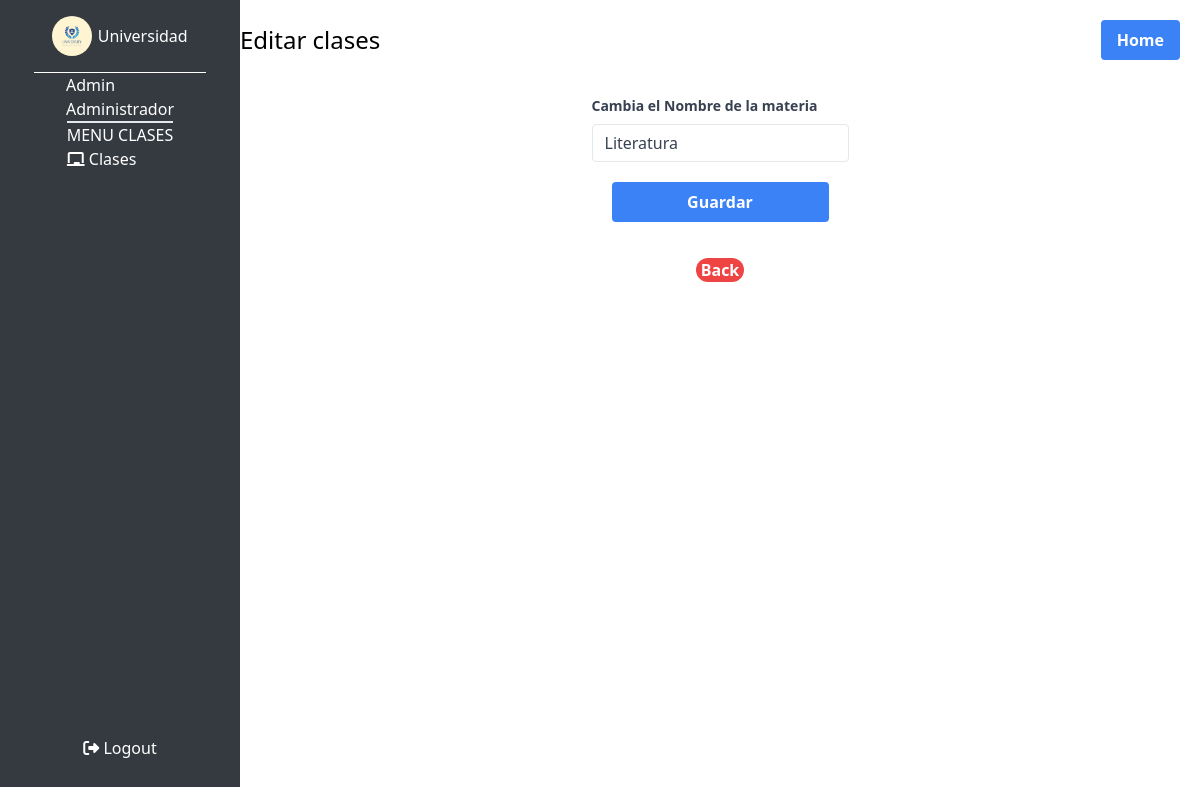
The app's page /views/admin/editar_clase.php?id=2 (signed in) with its own data.
### tables this page shows
CREATE TABLE `usuarios` (
  `usuario_id` int(11) NOT NULL AUTO_INCREMENT,
  `correo` varchar(250) DEFAULT NULL,
  `contrasena` varchar(250) NOT NULL,
  `usuario_nombre` varchar(150) DEFAULT NULL,
  `fecha_nacimientgo` date DEFAULT NULL,
  `direccion` varchar(250) DEFAULT NULL,
  `role_id` int(11) DEFAULT NULL,
  `usuario_dni` bigint(20) DEFAULT NULL,
  PRIMARY KEY (`usuario_id`),
  UNIQUE KEY `correo` (`correo`),
  KEY `role_id` (`role_id`),
  CONSTRAINT `usuarios_ibfk_1` FOREIGN KEY (`role_id`) REFERENCES `roles` (`rol_id`) ON UPDATE CASCADE
);

CREATE TABLE `roles` (
  `rol_id` int(11) NOT NULL AUTO_INCREMENT,
  `role_nombre` varchar(150) DEFAULT NULL,
  PRIMARY KEY (`rol_id`)
);

CREATE TABLE `materias` (
  `materia_id` int(11) NOT NULL AUTO_INCREMENT,
  `materia_nombre` varchar(100) NOT NULL,
  PRIMARY KEY (`materia_id`),
  UNIQUE KEY `materias_un` (`materia_nombre`)
);

### views/admin/editar_clase.php (the view, shortened to what this page needs)
?><!DOCTYPE html>
<html lang="en">
<head>
    <link href="/dist/output.css" rel="stylesheet">
</head>
<body class="flex h-screen">
    <section class=" h-[100%] w-1/4 bg-[#353a40] flex flex-col  text-white aling-center items-center justify-between ">
        <div class=" flex flex-col w-[90%] h-[100%] justify-center items-center">
            <div class="flex aling-center items-center text-white p-4 justify-around border-b border-white w-[80%]">
                <div class="bg-[url('/assest/logo.jpg')] bg-cover bg-center rounded-full w-10 h-10">
                </div>
                <h2>Universidad</h2>
            </div>
            <?php
        require_once($_SERVER["DOCUMENT_ROOT"] ."/config/database.php");
        try{
            $id=$_SESSION["user_data"]['usuario_id'];
            $stmnt=$pdo->prepare('SELECT usuarios.*, roles.role_nombre AS nombre_rol FROM usuarios JOIN roles ON  usuarios.role_id = rol_id WHERE usuarios.usuario_id =:id ');
            $stmnt->bindParam(':id', $id, PDO::PARAM_INT);
            $stmnt->execute();
            $result=$stmnt->fetch(PDO::FETCH_ASSOC);
            $rol=$result["nombre_rol"];
            $nonmbre=$result["usuario_nombre"];
        }catch (PDOException $e){
            echo" Error: " . $e->getMessage();
        }
        ?>
            <div>
                <h2><?=$rol?></h2>
                <h3><?=$nonmbre?></h3>
            </div>
            <div class="flex flex-col border-t-2">
                <h3>MENU CLASES</h3>
                <div class="flex flex-col">
                    <div>
                        <i class="fa-solid fa-chalkboard"></i>
                        <button><a href="/views/admin/clases.php">Clases</a></button>
                    </div>
                </div>
            </div>
            <div class="mt-auto pb-10">
                <i class="fa-solid fa-right-from-bracket"></i>
                <button><a href="/handledb/logout.php">Logout</a></button>
            </div>
    </section>
    <main class="w-[100%] flex flex-col  ">
        <header class=" flex   justify-between w-[100%] mb-4 items-center">
            <h1 class="text-2xl">Editar clases</h1>
            <button class="bg-blue-500 hover:bg-blue-600 text-white font-bold py-2 px-4 rounded m-5"><a
                    href="/views/admin/dashboard.php">Home</a></button>
        </header>
        <section class="flex flex-col items-center">
            <Form class="flex flex-col" action="/handledb/clases/editar.php" method="POST">
            <?php
            require_once($_SERVER["DOCUMENT_ROOT"] ."/config/database.php");
            $id=$_GET["id"];
            try{
            $stmnt=$pdo->query("SELECT * FROM materias WHERE  materia_id = '$id' ");
                if($stmnt->rowCount() === 1 ){
                    $result=$stmnt->fetch(PDO::FETCH_ASSOC);
                }
            }catch (PDOException $e){
                echo" Error: " . $e->getMessage();
            }
            ?>
            <label class="block text-gray-700 text-sm font-bold mb-2" >Cambia el Nombre de la materia</label>
            <input class="border rounded py-2 px-3 text-gray-700 leading-tight focus:outline-none focus:ring focus:border-blue-500" type="text" name="materia_nombre"
            value="<?=$result["materia_nombre"]?>">
            <button class="bg-blue-500 hover:bg-blue-600 text-white font-bold py-2 px-4 rounded m-5" type="submit">Guardar</button>
            </Form>
            <button class="btn-back"><a href="/views/admin/Estudiantes.php">Back</a></button>
        </section>
    </main>
</body>

### records on screen
usuarios: role.role_nombre "Admin", usuario_nombre "Administrador"
materias: materia_nombre "Literatura"
